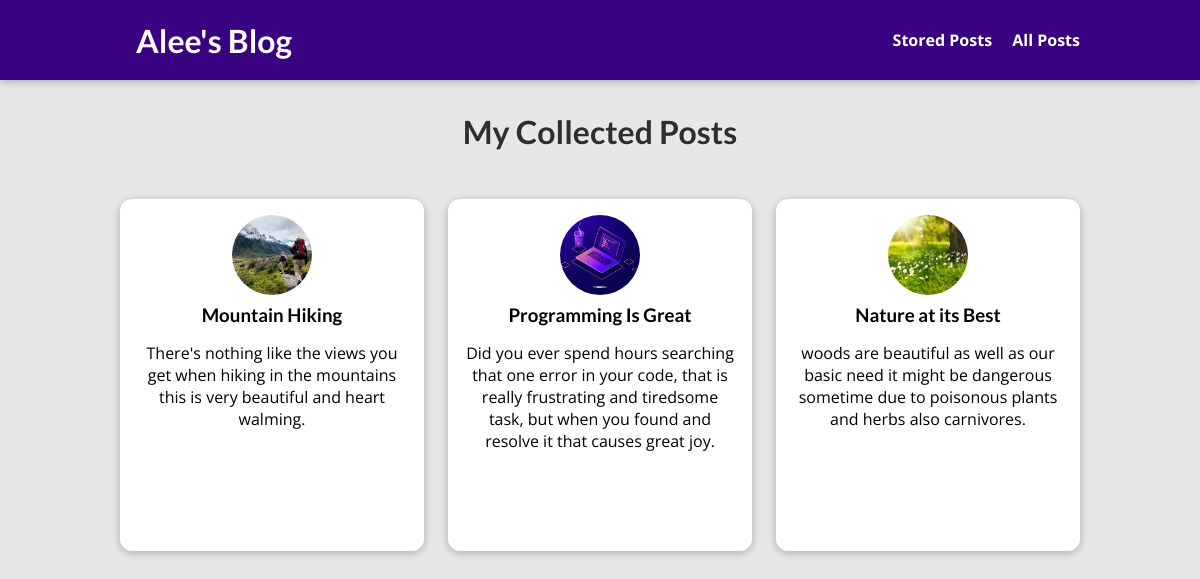
The page /posts on the database its author committed.
### blog/models.py (models this page shows, shortened)
class Post(models.Model):
    title = models.CharField(max_length=150)
    excerpt = models.CharField(max_length=200)
    image = models.ImageField(upload_to="posts", null=True)
    date = models.DateField(auto_now=True)
    slug = models.SlugField(unique=True , db_index=True)
    content = models.TextField(validators=[MinLengthValidator(10)])
    author = models.ForeignKey(Author, on_delete=models.SET_NULL,null=True, related_name="posts")
    tags = models.ManyToManyField(Tag)

### blog/views.py (the view)
# urls.py: path("posts", views.AllPostsView.as_view(), name="posts-page"),
class AllPostsView(ListView):
    template_name = "blog/all-posts.html"
    model = Post
    ordering = ["-date"] #it can have multiple odering fields
    context_object_name = "all_posts"

### blog/templates/blog/all-posts.html (shortened to what this page needs)
{% extends 'base.html' %}
{% load static %}
{% block css_files %}
    <link rel="stylesheet" href="{% static 'blog/all-posts.css' %}">
    <link rel="stylesheet" href="{% static 'blog/post.css' %}">
{% endblock css_files %}
{% block content %}
<section id="all-posts">
    <h2>My Collected Posts</h2>
    <ul>
        {% for post in all_posts %}
            {% include "blog/includes/post.html" %}
        {% endfor %}
    </ul>
</section>
{% endblock content %}

### templates/base.html (shortened to what this page needs)
{% load static %}
<!DOCTYPE html>
<html lang="en">
<head>
    <link rel="stylesheet" href="{% static 'app.css' %}">
    {% block css_files %}{% endblock css_files %}
</head>
<body>
    <header id="main-navigation">
        <h1><a href="{% url 'starting-page' %}">Alee's Blog</a></h1>
        <nav>
            <a href="{% url 'read-later' %}">Stored Posts</a>
            <a href="{% url 'posts-page' %}">All Posts</a>
        </nav>
    </header>
    {% block content %}{% endblock content %}
</body>
</html>

### blog/templates/blog/includes/post.html
<li>
    <article class="post">
        <a href="{% url 'post-detail-page' post.slug %}">
            <img src="{{post.image.url}}" alt="{{post.title}}">
            <div class="post_content">
                <h3>
                    {{ post.title}}
                </h3>
                <p>{{post.excerpt}}
                </p>
            </div>
        </a>
    </article>
</li>

### static/app.css (style rules this page uses)
* { box-sizing: border-box; }
html { font-family: 'Open Sans', 'Lato', sans-serif; }
body { margin: 0; }
h1, h2, h3 { font-family: 'Lato', sans-serif; font-weight: bold; }
#main-navigation { width: 100%; height: 5rem; display: flex; justify-content: space-between; align-items: center; padding: 0 10%; position: absolute; top: 0; left: 0; }
#main-navigation a { text-decoration: none; color: white; font-weight: bold; margin-left: 1rem; }

### blog/static/blog/all-posts.css (style rules this page uses)
body { background-color: #e7e7e7; }
#main-navigation { background-color: #390281; box-shadow: 0 2px 8px rgba(0, 0, 0, 0.25); }
#all-posts { margin: 7rem auto; width: 90%; max-width: 60rem; }
#all-posts h2 { text-align: center; font-size: 2rem; color: #2e2e2e; margin: 3rem 0; }
ul { list-style: none; margin: 0; padding: 0; display: grid; grid-template-columns: repeat(auto-fill, minmax(17rem, 1fr)); gap: 1.5rem; }
.post img { width: 7rem; height: 7rem; }
.post a { height: 22rem; transform-origin: center; box-shadow: 0 2px 8px rgba(0, 0, 0, 0.25); border-radius: 12px; background-color: white; }

### blog/static/blog/post.css (style rules this page uses)
.post { display: flex; flex-direction: column; align-items: center; text-align: center; }
.post a { text-decoration: none; color: black; transition: all 0.2s ease; padding: 1rem; }
.post img { width: 5rem; height: 5rem; object-fit: cover; border-radius: 50%; }
.post h3 { margin: 0.25rem 0; }

### rows shown on the page
Post: image (picture), title "Mountain Hiking", excerpt "There's nothing like the views you get when hiking in the mountains this is very beautiful and heart walming."
Post: image (picture), title "Programming Is Great", excerpt "Did you ever spend hours searching that one error in your code, that is really frustrating and tiredsome task, but when you found and resolve it that causes great joy."
Post: image (picture), title "Nature at its Best", excerpt "woods are beautiful as well as our basic need it might be dangerous sometime due to poisonous plants and herbs also carnivores."
